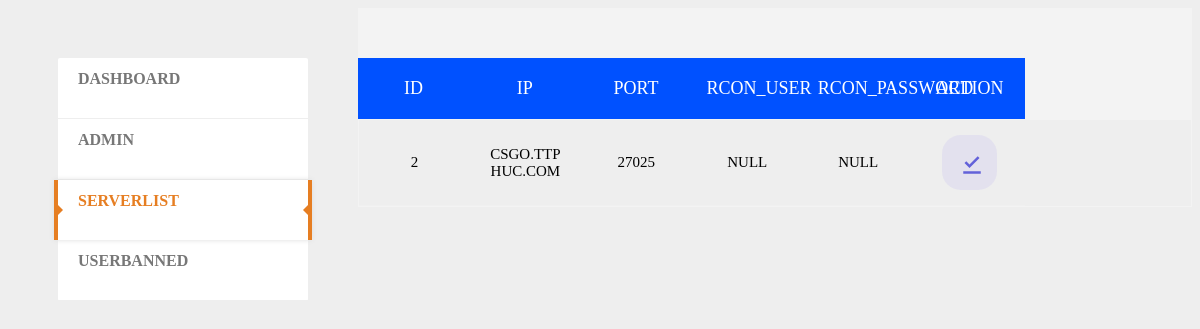
The page /admin/dashboard.php?page=serverlist&edit=2 on the database its author committed.
### tables this page shows
CREATE TABLE `serverlist` (
  `id` bigint NOT NULL,
  `ip` varchar(255) NOT NULL,
  `port` varchar(255) NOT NULL,
  `rcon_user` varchar(255) DEFAULT NULL,
  `rcon_password` varchar(255) DEFAULT NULL
);

### admin/dashboard.php (the view, shortened to what this page needs)
<?php
	require ('connect.php');
?>
<!DOCTYPE html PUBLIC "-//W3C//DTD XHTML 1.0 Transitional//EN" "http://www.w3.org/TR/xhtml1/DTD/xhtml1-transitional.dtd">
<html xmlns="http://www.w3.org/1999/xhtml">
<head>
    <link href="css/dashboard.css" rel="stylesheet" type="text/css" />
</head>
<?php
	$page = $_GET['page'];
	$edit = $_GET['edit'];
	$delete = $_GET['delete'];
?>
<body>
<div class="container">
	<nav>
		<ul class="mcd-menu">
			<li>
				<a href="?page=dashboard"
				<?php
					if ($page == "dashboard")
					echo'class="active"';
				?> >
					<strong>Dashboard</strong>
				</a>
			</li>
			<?php
				$sql = "SHOW TABLES";
				$result = $conn->query($sql);
				if ($result->num_rows > 0) {
					while ($row = $result->fetch_array()) {
						echo '	<li> <a href="?page='.$row[0].'"';
						if ($page == $row[0]) {echo'class="active"'; }
									echo '><strong>'. $row[0]  .'</strong></a>
								</li>';
					}
				} else {
					echo "NO INFORMATION ON THIS DATABASE !!!";
				}
			 ?>
		</ul>
	</nav>
</div>
	<?php if($page <> "dashboard" && $edit=="" && $delete=="") { ?>
		<div class="tbl-header" >
			<table cellpadding="0" cellspacing="0" border="0">
				<thead>
					<tr>
						<?php
						$sql = "SELECT * FROM $page";
						$result = $conn->query($sql);
						if ($result->num_rows > 0) {
							$row = $result->fetch_assoc();
							foreach ($row as $key => $value) {
							echo '<th>'.$key .'</th>';
							}
						} ?>
						<th> action </th>
					</tr>
				</thead>
			</table>
	</div>
	<div class="tbl-content">
			<table cellpadding="0" cellspacing="0" border="0">
			<tbody align="center">
				<?php
				$sql = "SELECT * FROM $page";
				$result = $conn->query($sql);
				$id=0;
				if ($result->num_rows > 0) {
					while ($row = $result->fetch_assoc()) {
						echo '<tr>';
						foreach ($row as $key => $value) {
							if ($value <>'') {
								echo '<td >' . $value . '</td>';
							} else echo '<td > NULL </td>';
						}
						$id=$id+1;
						echo '<td >
						<a href="?page='.$page.'&edit='.$id.'"><deletebutton class="tooltip">
					  <svg style="color: blue" width="25" height="25" viewBox="0 0 20 20" fill="none" xmlns="http://www.w3.org/2000/svg">
					  <path d="M19 19H5V17H19V19ZM10 14.42L6 10.42L7.41 9.01L10 11.59L16.59 5L18 6.42L10 14.42Z" fill="#6361D9"></path> </svg>
						<span class="tooltiptext">Edit</span>
					  </deletebutton> </a>
					  <a href="?page='.$page.'&delete='.$id.'"><deletebutton class="tooltip">
						<svg xmlns="http://www.w3.org/2000/svg" fill="none" viewBox="0 0 20 20" height="25" width="25">
						  <path fill="#6361D9" d="M8.78842 5.03866C8.86656 4.96052 8.97254 4.91663 9.08305 4.91663H11.4164C11.5269 4.91663 11.6329 4.96052 11.711 5.03866C11.7892
						   5.11681 11.833 5.22279 11.833 5.33329V5.74939H8.66638V5.33329C8.66638 5.22279 8.71028 5.11681 8.78842 5.03866ZM7.16638 5.74939V5.33329C7.16638 4.82496
						   7.36832 4.33745 7.72776 3.978C8.08721 3.61856 8.57472 3.41663 9.08305 3.41663H11.4164C11.9247 3.41663 12.4122 3.61856 12.7717 3.978C13.1311 4.33745
						   13.333 4.82496 13.333 5.33329V5.74939H15.5C15.9142 5.74939 16.25 6.08518 16.25 6.49939C16.25 6.9136 15.9142 7.24939 15.5 7.24939H15.0105L14.2492
						   14.7095C14.2382 15.2023 14.0377 15.6726 13.6883 16.0219C13.3289 16.3814 12.8414 16.5833 12.333 16.5833H8.16638C7.65805 16.5833 7.17054 16.3814 6.81109
						    16.0219C6.46176 15.6726 6.2612 15.2023 6.25019 14.7095L5.48896 7.24939H5C4.58579 7.24939 4.25 6.9136 4.25 6.49939C4.25 6.08518 4.58579 5.74939 5
							5.74939H6.16667H7.16638ZM7.91638 7.24996H12.583H13.5026L12.7536 14.5905C12.751 14.6158 12.7497 14.6412 12.7497 14.6666C12.7497 14.7771 12.7058 14.8831
							12.6277 14.9613C12.5495 15.0394 12.4436 15.0833 12.333 15.0833H8.16638C8.05588 15.0833 7.94989 15.0394 7.87175 14.9613C7.79361 14.8831 7.74972 14.7771
							7.74972 14.6666C7.74972 14.6412 7.74842 14.6158 7.74584 14.5905L6.99681 7.24996H7.91638Z" clip-rule="evenodd" fill-rule="evenodd"></path>
						</svg>
						<span class="tooltiptext">delete</span>
					  </deletebutton></a>
					  </td>';
						echo '</tr>';
					}
				} else {
					echo 'NO INFORMATION';
				}
				?>
			</tbody>
			</table>
			<addbutton class="add-more">
			<span class="circle" aria-hidden="true">
			<span class="icon arrow"></span>
			</span>
			<span class="button-text">Add More</span>
			</addbutton>
	</div>
	<?php }
	else if ( $edit <> "") {
		?>
		<div class="tbl-header" >
			<table cellpadding="0" cellspacing="0" border="0">
				<thead>
					<tr>
						<?php
						$sql = "SELECT * FROM $page";
						$result = $conn->query($sql);
						if ($result->num_rows > 0) {
							$row = $result->fetch_assoc();
							foreach ($row as $key => $value) {
							echo '<th>'.$key .'</th>';
							}
						}?>
						<th> action </th>
					</tr>
				</thead>
			</table>
		</div>
		<div class="tbl-content">
			<table cellpadding="0" cellspacing="0" border="0" id="dataTable" method="POST">
			<tbody align="center">
				<?php
				$edit--;
				$sql = "SELECT * FROM $page LIMIT $edit, 1;";
				$result = $conn->query($sql);
				if ($result->num_rows > 0) {
						$row = $result->fetch_assoc();
						foreach ($row as $key => $value) {
							if ($value <>'') {
								echo '<td contenteditable="true">' . $value . '</td>';
							} else echo '<td contenteditable="true"> NULL </td>';
						}
						echo '<td >
						<input type="hidden" contenteditable="true" name="name" value= "'.$page.'" >
						<input type="hidden"contenteditable="true" name="id" value= "'.$edit.'" >
						<a class="save-btn"><deletebutton class="tooltip" type="submit">
					  <svg style="color: blue" width="25" height="25" viewBox="0 0 20 20" fill="none" xmlns="http://www.w3.org/2000/svg">
					  <path d="M19 19H5V17H19V19ZM10 14.42L6 10.42L7.41 9.01L10 11.59L16.59 5L18 6.42L10 14.42Z" fill="#6361D9"></path> </svg>
						<span class="tooltiptext" >DONE</span>
					  </deletebutton> </a></td></tr>';
					} else { echo 'NO INFORMATION';
				}
				?>
			</tbody>
			</table>
	</div>
<?php }
	?>
</body>
</html>

### admin/css/dashboard.css (style rules this page uses)
body { background: #EEE; overflow-x:hidden; }
.container { float: left; margin: 0px auto; padding: 50px 0; padding-left: 50px; width: 300px; }
@media only screen and (min-width: 1200px) { .container { width:300px; } }
.mcd-menu { list-style: none; padding: 0; margin: 0; background: #FFF; border-radius: 2px; -moz-border-radius: 2px; -webkit-border-radius: 2px; width: 250px; }
.mcd-menu li { position: relative; }
.mcd-menu li a { display: block; text-decoration: none; padding: 12px 20px; color: #777; text-align: left; height: 36px; position: relative; border-bottom: 1px solid #EEE; }
.mcd-menu li a strong { display: block; text-transform: uppercase; }
.mcd-menu li a i, .mcd-menu li a strong, .mcd-menu li a small { position: relative; transition: all 300ms linear; -o-transition: all 300ms linear; -ms-transition: all 300ms linear; -moz-transition: all 300ms linear; -webkit-transition: all 300ms linear; }
.mcd-menu li a.active { position: relative; color: #e67e22; border:0; box-shadow: 0 0 5px #DDD; -moz-box-shadow: 0 0 5px #DDD; -webkit-box-shadow: 0 0 5px #DDD; border-left: 4px solid #e67e22; border-right: 4px solid #e67e22; margin: 0 -4px; }
.mcd-menu li a.active:before { content: ""; position: absolute; top: 42%; left: 0; border-left: 5px solid #e67e22; border-top: 5px solid transparent; border-bottom: 5px solid transparent; }
.mcd-menu li a.active:after { content: ""; position: absolute; top: 42%; right: 0; border-right: 5px solid #e67e22; border-top: 5px solid transparent; border-bottom: 5px solid transparent; }
table { width:80%; table-layout: fixed; }
.tbl-header { background-color: rgba(255,255,255,0.3); min-height: auto; max-height:500px; overflow-x:auto; padding-top: 50px; }
.tbl-content { min-height: auto; max-height:500px; overflow-x:auto; margin-top: 0px; border: 1px solid rgba(255,255,255,0.3); }
th { padding: 20px 15px; text-align: center; font-weight: 500; font-size: 18px; vertical-align: middle; color: #ffffff; text-transform: uppercase; background-color: rgb(0, 81, 255); }
td { padding: 15px; text-align: center; font-family: inherit; vertical-align: middle; text-transform: uppercase; font-weight: 300; font-size: 15px; text-emphasis-color: #000000; color: #000000; border-bottom: solid 1px rgba(255,255,255,0.1); }
deletebutton { display: flex; flex-direction: column; justify-content: center; align-items: center; padding: 1em; border: 0px solid transparent; background-color: rgba(100,77,237,0.08); border-radius: 1.25em; transition: all 0.2s linear; }
.tooltip { position: relative; display: inline-block; }

### rows shown on the page
serverlist: id "2", ip "CSGO.TTPHUC.COM", port "27025"

### other values the page prints
$row[0] "ADMIN"
$row[0] "SERVERLIST"
$row[0] "USERBANNED"
$key "ID"
$key "IP"
$key "PORT"
$key "RCON_USER"
$key "RCON_PASSWORD"
